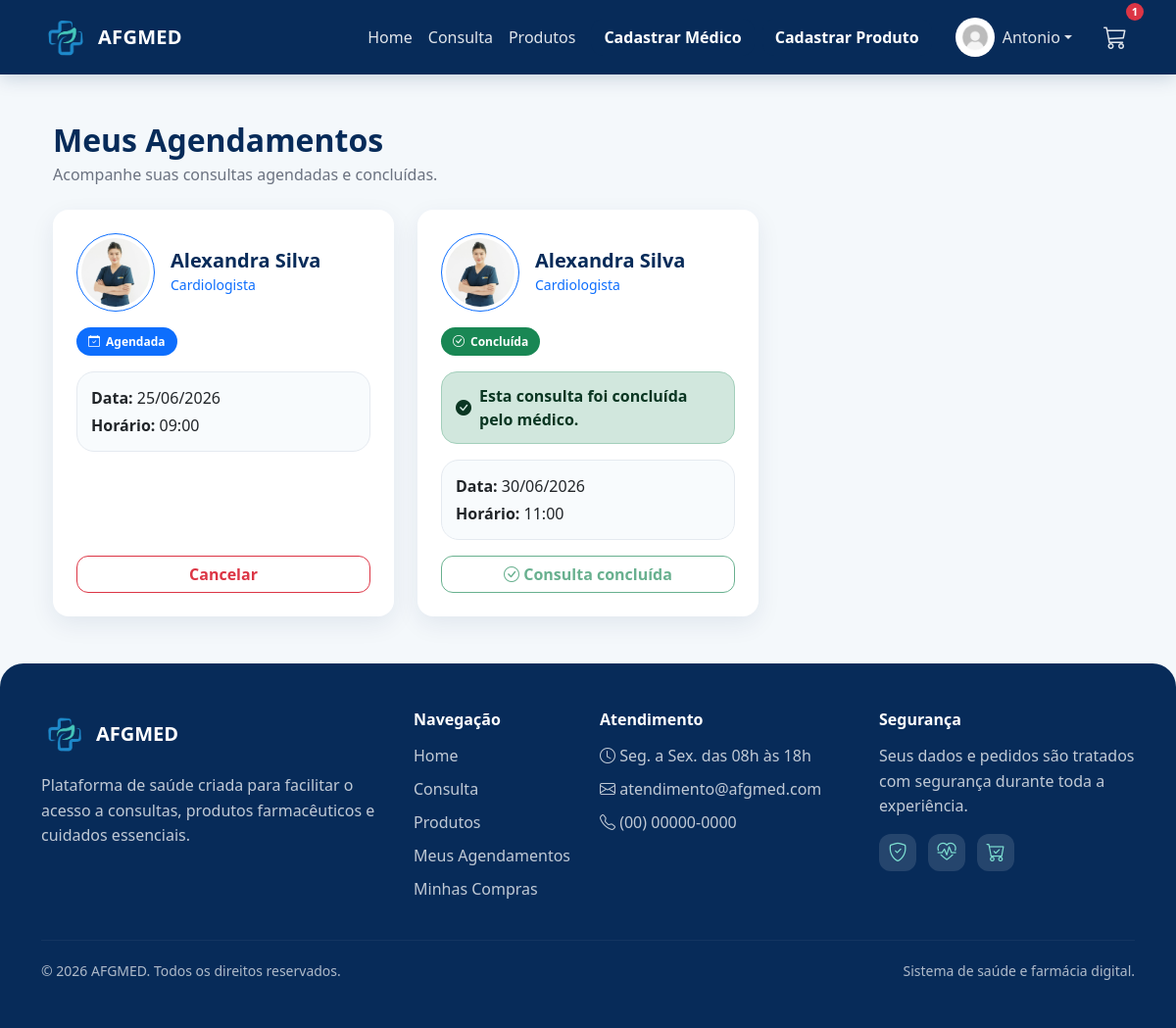
Page /meus_agendamentos (signed in) on the committed database.
### projetoafgmed/models.py (models this page shows, shortened)
class Usuario(database.Model, UserMixin):
    id = database.Column(database.Integer, primary_key=True)
    nome = database.Column(database.String, nullable=False)
    sobrenome = database.Column(database.String, nullable=False)
    email = database.Column(database.String, nullable=False, unique=True)
    senha = database.Column(database.String, nullable=False)
    foto = database.Column(database.String(200), nullable=True, default="usuario_padrao.jpg")
    is_admin = database.Column(database.Boolean, default=False)
    is_medico = database.Column(database.Boolean, default=False, nullable=False)
    id_medico = database.Column(database.Integer, database.ForeignKey("medico.id"), nullable=True)
    perfil = database.relationship("PerfilUsuario", backref="usuario", uselist=False)
    carrinho = database.relationship("Carrinho", backref="usuario", uselist=False)
    consultas = database.relationship("Consulta", backref="usuario", lazy=True)
    pedidos = database.relationship("Pedido", backref="usuario", lazy=True)
    medico = database.relationship(
        "Medico",
        backref=database.backref("usuario_acesso", uselist=False),
        foreign_keys=[id_medico]
    )

class Consulta(database.Model):
    id = database.Column(database.Integer, primary_key=True)
    medico_id = database.Column(database.Integer, database.ForeignKey("medico.id"), nullable=False)
    usuario_id = database.Column(database.Integer, database.ForeignKey("usuario.id"), nullable=False)
    horario = database.Column(database.String(20), nullable=False)
    data = database.Column(database.Date, default=datetime.today)
    status = database.Column(database.String(20), nullable=False, default="agendada")
    medico = database.relationship("Medico", backref=database.backref("consultas", lazy=True))

class Medico(database.Model):
    id = database.Column(database.Integer, primary_key=True)
    nome = database.Column(database.String, nullable=False)
    sobrenome = database.Column(database.String, nullable=False, default="AFGMED")
    especialidade = database.Column(database.String, nullable=False)
    email = database.Column(database.String)
    telefone = database.Column(database.String)
    foto = database.Column(database.String, default="default.jpg")
    data_criacao = database.Column(database.DateTime, nullable=False, default=datetime.utcnow)

### projetoafgmed/rotas/consultas.py (the view)
@app.route("/meus_agendamentos")
@login_required
def meus_agendamentos():
    consultas_usuario = Consulta.query.filter(
        Consulta.usuario_id == current_user.id,
        Consulta.status != "cancelada"
    ).order_by(
        Consulta.data.asc(),
        Consulta.horario.asc()
    ).all()
    return render_template(
        "meus_agendamentos.html",
        consultas=consultas_usuario,
        status_visual_consulta=status_visual_consulta
    )

### projetoafgmed/templates/meus_agendamentos.html (shortened to what this page needs)
{% extends "base.html" %}
{% block content %}
<div class="container mt-5 meus-agendamentos-page">
    <div class="d-flex flex-column flex-md-row justify-content-between align-items-md-center gap-3 mb-4">
        <div>
            <h2 class="fw-bold mb-1" style="color:#072B59;">
                Meus Agendamentos
            </h2>
            <p class="text-muted mb-0">
                Acompanhe suas consultas agendadas e concluídas.
            </p>
        </div>
    </div>
    {% if consultas %}
    <div class="row g-4">
        {% for c in consultas %}
            {% set status = status_visual_consulta(c) %}
            <div class="col-12 col-md-6 col-lg-4">
                <div class="card shadow-lg h-100 p-4 border-0 rounded-4 agendamento-card">
                    <div class="d-flex align-items-center mb-3">
                        <div class="border border-primary rounded-circle p-1 me-3">
                            <img src="{{ url_for('static', filename='fotos_medicos/' + (c.medico.foto or 'default.jpg')) }}"
                                 alt="{{ c.medico.nome }} {{ c.medico.sobrenome }}"
                                 class="rounded-circle"
                                 style="width:70px; height:70px; object-fit:cover;">
                        </div>
                        <div>
                            <h5 class="mb-0 fw-bold" style="color:#072B59;">
                                {{ c.medico.nome }} {{ c.medico.sobrenome }}
                            </h5>
                            <small class="text-primary">
                                {{ c.medico.especialidade }}
                            </small>
                        </div>
                    </div>
                    <span class="badge {{ status.classe }} agendamento-status mb-3">
                        <i class="bi {{ status.icone }}"></i>
                        {{ status.texto }}
                    </span>
                    {% if c.status == "concluida" %}
                        <div class="alert alert-success agendamento-alerta-status">
                            <i class="bi bi-check-circle-fill"></i>
                            Esta consulta foi concluída pelo médico.
                        </div>
                    {% endif %}
                    <div class="mb-3 agendamento-info">
                        <p class="mb-1">
                            <strong>Data:</strong>
                            {{ c.data.strftime('%d/%m/%Y') }}
                        </p>
                        <p class="mb-0">
                            <strong>Horário:</strong>
                            {{ c.horario }}
                        </p>
                    </div>
                    {% if c.status == "agendada" %}
                        <button class="btn btn-outline-danger w-100 fw-bold btn-cancelar mt-auto"
                                data-bs-toggle="modal"
                                data-bs-target="#confirmModal{{ c.id }}">
                            Cancelar
                        </button>
                    {% elif c.status == "concluida" %}
                        <button class="btn btn-outline-success w-100 fw-bold mt-auto" disabled>
                            <i class="bi bi-check-circle"></i>
                            Consulta concluída
                        </button>
                    {% endif %}
                </div>
            </div>
        {% endfor %}
    </div>
    {% endif %}
</div>
{% endblock %}

### projetoafgmed/templates/base.html (shortened to what this page needs)
<!DOCTYPE html>
<html lang="pt-br">
<head>
    <link href="https://cdn.jsdelivr.net/npm/bootstrap@5.3.8/dist/css/bootstrap.min.css" rel="stylesheet">
    <link rel="stylesheet" href="https://cdn.jsdelivr.net/npm/bootstrap-icons@1.11.3/font/bootstrap-icons.css">
    <link rel="stylesheet" href="{{ url_for('static', filename='css/style.css') }}">
</head>
<body>
<nav class="navbar navbar-expand-lg navbar-dark bg-dark">
    <div class="container">
        <a class="navbar-brand d-flex align-items-center" href="{{ url_for('homepage') }}">
            <img src="{{ url_for('static', filename='imagens/logo.jpg') }}" alt="Logo" width="50" class="me-2">
            AFGMED
        </a>
        <div class="collapse navbar-collapse" id="navbarNav">
            <ul class="navbar-nav ms-auto align-items-lg-center">
                <li class="nav-item">
                    <a class="nav-link" href="{{ url_for('homepage') }}">Home</a>
                </li>
                {% if current_user.is_authenticated and current_user.is_medico and not current_user.is_admin %}
                    <li class="nav-item">
                        <a class="nav-link" href="{{ url_for('medicos') }}">Minhas Consultas</a>
                    </li>
                {% else %}
                    <li class="nav-item">
                        <a class="nav-link" href="{{ url_for('medicos') }}">Consulta</a>
                    </li>
                {% endif %}
                <li class="nav-item">
                    <a class="nav-link" href="{{ url_for('produtos') }}">Produtos</a>
                </li>
                {% if current_user.is_authenticated and current_user.is_admin %}
                    <li class="nav-item ms-lg-2">
                        <a class="btn btn-primary" href="{{ url_for('cadastro_medico') }}">
                            Cadastrar Médico
                        </a>
                    </li>
                    <li class="nav-item ms-lg-2">
                        <a class="btn btn-primary" href="{{ url_for('cadastro_produto') }}">
                            Cadastrar Produto
                        </a>
                    </li>
                {% endif %}
            </ul>
            <ul class="navbar-nav ms-lg-3 align-items-lg-center">
                {% if current_user.is_authenticated %}
                    <li class="nav-item dropdown me-lg-3">
                        <a class="nav-link dropdown-toggle d-flex align-items-center"
                           href="#"
                           id="perfilDropdown"
                           role="button"
                           data-bs-toggle="dropdown"
                           aria-expanded="false">
                            <img src="{{ url_for('static', filename='fotos_perfil/' + (current_user.foto or 'usuario_padrao.jpg')) }}"
                                 alt="Perfil"
                                 class="rounded-circle"
                                 style="width:40px; height:40px; object-fit:cover;">
                            <span class="ms-2">{{ current_user.nome }}</span>
                        </a>
                    </li>
                    {% if not current_user.is_medico or current_user.is_admin %}
                        <li class="nav-item position-relative d-none d-lg-block">
                            <a class="nav-link"
                               href="#"
                               data-bs-toggle="offcanvas"
                               data-bs-target="#carrinhoLateral"
                               aria-controls="carrinhoLateral">
                                <i class="bi bi-cart3" style="font-size: 1.5rem;"></i>
                                {% if carrinho %}
                                    <span class="badge bg-danger badge-carrinho position-absolute top-0 start-100 translate-middle">
                                        {{ quantidade_carrinho }}
                                    </span>
                                {% endif %}
                            </a>
                        </li>
                    {% endif %}
                {% endif %}
            </ul>
        </div>
    </div>
</nav>
<main class="container mt-5">
    {% block content %}{% endblock %}
</main>
<footer class="footer-afg mt-5">
    <div class="container py-5">
        <div class="row g-4">
            <div class="col-md-4">
                <div class="d-flex align-items-center mb-3">
                    <img src="{{ url_for('static', filename='imagens/logo.jpg') }}" alt="Logo AFGMED" width="48" class="footer-logo me-2">
                    <h5 class="mb-0 fw-bold">AFGMED</h5>
                </div>
                <p class="footer-text">
                    Plataforma de saúde criada para facilitar o acesso a consultas,
                    produtos farmacêuticos e cuidados essenciais.
                </p>
            </div>
            <div class="col-md-2">
                <h6 class="footer-title">Navegação</h6>
                <ul class="footer-links">
                    <li><a href="{{ url_for('homepage') }}">Home</a></li>
                    {% if current_user.is_authenticated and current_user.is_medico and not current_user.is_admin %}
                        <li><a href="{{ url_for('medicos') }}">Minhas Consultas</a></li>
                    {% else %}
                        <li><a href="{{ url_for('medicos') }}">Consulta</a></li>
                    {% endif %}
                    <li><a href="{{ url_for('produtos') }}">Produtos</a></li>
                    {% if current_user.is_authenticated %}
                        {% if current_user.is_medico and not current_user.is_admin %}
                            <li><a href="{{ url_for('medicos') }}">Minhas Consultas</a></li>
                        {% else %}
                            <li><a href="{{ url_for('meus_agendamentos') }}">Meus Agendamentos</a></li>
                            <li><a href="{{ url_for('meus_pedidos') }}">Minhas Compras</a></li>
                        {% endif %}
                    {% endif %}
                </ul>
            </div>
            <div class="col-md-3">
                <h6 class="footer-title">Atendimento</h6>
                <ul class="footer-links">
                    <li><i class="bi bi-clock"></i> Seg. a Sex. das 08h às 18h</li>
                    <li><i class="bi bi-envelope"></i> atendimento@afgmed.com</li>
                    <li><i class="bi bi-telephone"></i> (00) 00000-0000</li>
                </ul>
            </div>
            <div class="col-md-3">
                <h6 class="footer-title">Segurança</h6>
                <p class="footer-text">
                    Seus dados e pedidos são tratados com segurança durante toda a experiência.
                </p>
                <div class="footer-icons">
                    <i class="bi bi-shield-check"></i>
                    <i class="bi bi-heart-pulse"></i>
                    <i class="bi bi-cart-check"></i>
                </div>
            </div>
        </div>
        <hr class="footer-line">
        <div class="d-flex flex-column flex-md-row justify-content-between align-items-center gap-2">
            <small>© 2026 AFGMED. Todos os direitos reservados.</small>
            <small>Sistema de saúde e farmácia digital.</small>
        </div>
    </div>
</footer>
</body>
</html>

### rows in the picture
Usuario: foto (picture), nome "Antonio"
Consulta: foto (picture), medico.nome "Alexandra", medico.sobrenome "Silva", medico.especialidade "Cardiologista", texto "Agendada", data "25/06/2026", horario "09:00"
Consulta: foto (picture), medico.nome "Alexandra", medico.sobrenome "Silva", medico.especialidade "Cardiologista", texto "Concluída", status "concluida" (drawn), data "30/06/2026", horario "11:00"

### other values in the picture
{{ quantidade_carrinho }} "1"
